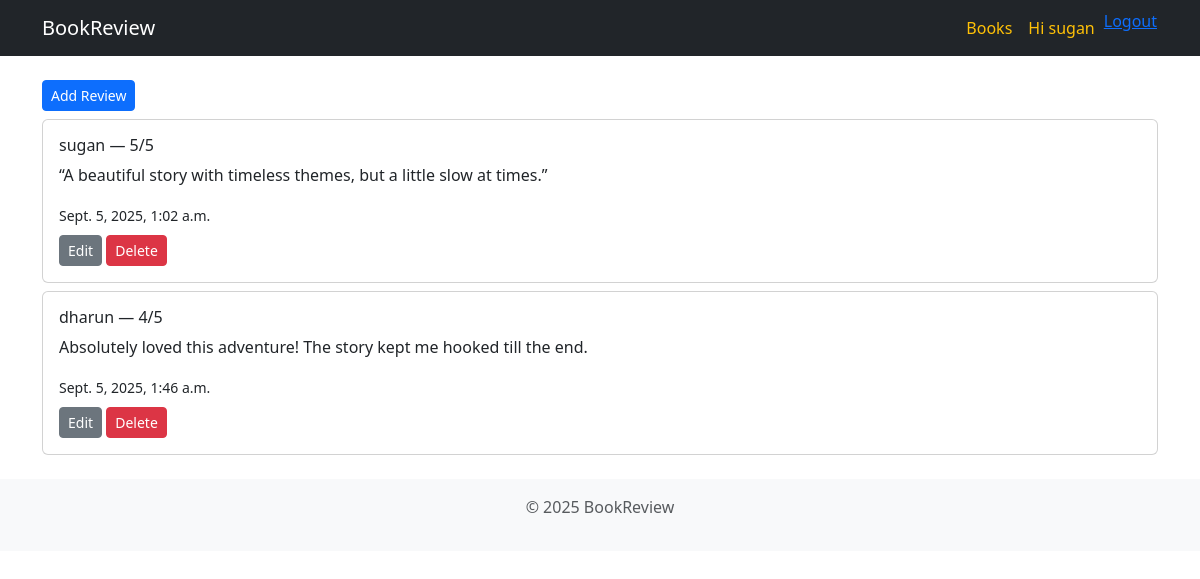
Screenshot of /books/1/ (signed in) with the database file from the repository.
### reviews/models.py (models this page shows)
class Review(models.Model):
    book = models.ForeignKey(Book, on_delete=models.CASCADE, related_name='reviews')
    user = models.ForeignKey(User, on_delete=models.CASCADE, related_name='reviews')
    rating = models.IntegerField(validators=[MinValueValidator(1), MaxValueValidator(5)])
    comment = models.TextField()
    created_at = models.DateTimeField(auto_now_add=True)
    updated_at = models.DateTimeField(auto_now=True)

### reviews/views.py (the view)
# urls.py: path('books/<int:pk>/', views.BookDetailView.as_view(), name='book-detail'),
class BookDetailView(DetailView):
    model = Book
    template_name = "reviews/book_detail.html"
    context_object_name = "book"

### reviews/templates/reviews/book_detail.html
{% extends 'reviews/base.html' %}
{% block content %}
{% if user.is_authenticated %}
  <a class="btn btn-primary btn-sm mb-2" href="{% url 'reviews:review-add' book.pk %}">Add Review</a>
{% else %}
  <p><a href="{% url 'login' %}">Login</a> to add a review.</p>
{% endif %}
{% for review in book.reviews.all %}
  <div class="card mb-2">
    <div class="card-body">
      <h6>{{ review.user.username }} — {{ review.rating }}/5</h6>
      <p>{{ review.comment }}</p>
      <small>{{ review.created_at }}</small>
      {% if user.is_authenticated %}
        {% if user.is_staff or user == review.user %}
          <div class="mt-2">
            <a href="{% url 'reviews:review-edit' review.pk %}" class="btn btn-sm btn-secondary">Edit</a>
            <a href="{% url 'reviews:review-delete' review.pk %}" class="btn btn-sm btn-danger">Delete</a>
          </div>
        {% endif %}
      {% endif %}
    </div>
  </div>
{% empty %}
  <p>No reviews yet.</p>
{% endfor %}
{% endblock %}

### reviews/templates/reviews/base.html (shortened to what this page needs)
<!doctype html>
<html>
<head>
  <link href="https://cdn.jsdelivr.net/npm/bootstrap@5.3.0/dist/css/bootstrap.min.css" rel="stylesheet">
</head>
<body>
<nav class="navbar navbar-expand-lg navbar-dark bg-dark mb-4">
  <div class="container">
    <a class="navbar-brand" href="{% url 'reviews:home' %}">BookReview</a>
    <div class="collapse navbar-collapse" id="navbarNav">
      <ul class="navbar-nav ms-auto">
        <li class="nav-item"><a class="nav-link text-warning" href="{% url 'reviews:book-list' %}">Books</a></li>
        {% if user.is_authenticated %}
          <li class="nav-item"><a class="nav-link text-warning" href="#">Hi {{ user.username }}</a></li>
          <form method="post" action="{% url 'logout text-warning' %}" style="display:inline;">
                <button type="submit" class="btn btn-link p-0 align-baseline">Logout</button>
            </form>
        {% else %}
          <li class="nav-item"><a class="nav-link text-warning" href="{% url 'login' %}">Login</a></li>
          <li class="nav-item"><a class="nav-link text-warning" href="{% url 'reviews:signup' %}">Sign up</a></li>
        {% endif %}
      </ul>
    </div>
  </div>
</nav>
<div class="container">
  {% block content %}{% endblock %}
</div>
<footer class="bg-light text-center text-muted py-3 mt-4">
  <div class="container">
    <p>&copy; 2025 BookReview</p>
  </div>
</footer>
</body>
</html>

### rows the page displays
Review: user.username "sugan", rating "5", comment "“A beautiful story with timeless themes, but a little slow at times.”", created_at "Sept. 5, 2025, 1:02 a.m."
Review: user.username "dharun", rating "4", comment "Absolutely loved this adventure! The story kept me hooked till the end.", created_at "Sept. 5, 2025, 1:46 a.m."

### other values shown
{{ user.username }} "sugan"
